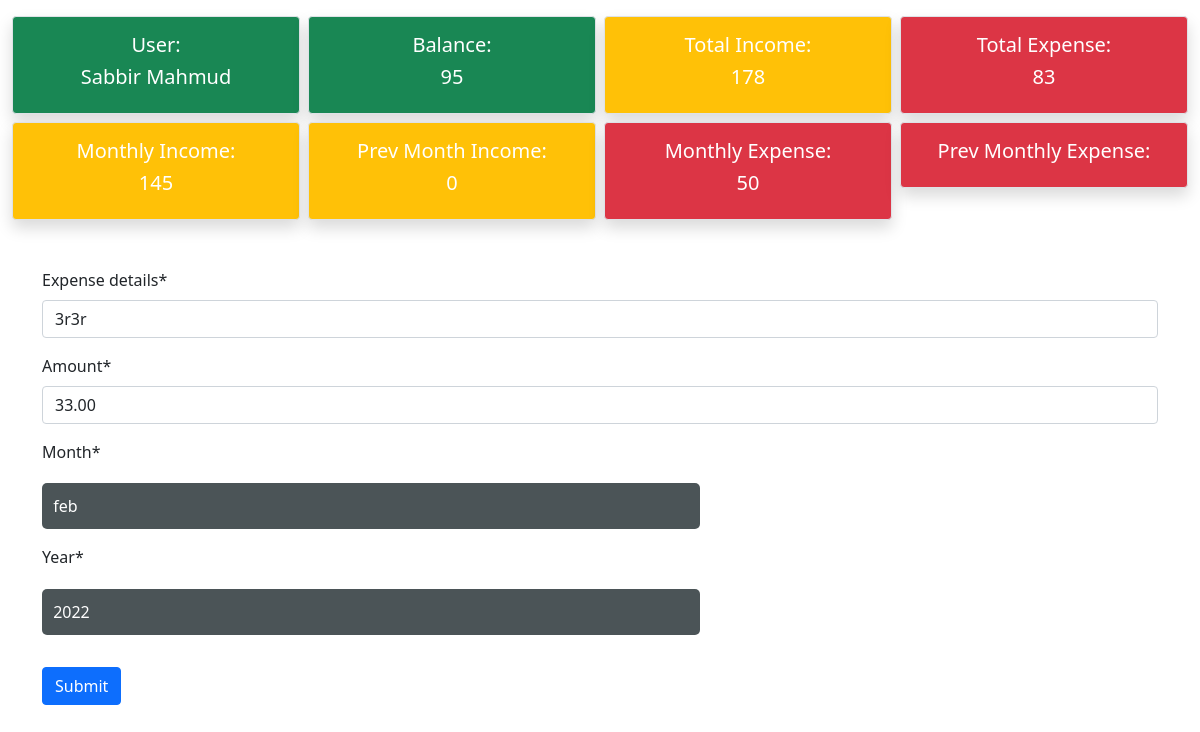
Page /expenses/edit/3 (signed in) on the committed database.
### history/models.py (models this page shows, shortened)
class Expense(models.Model):
    user = models.ForeignKey(User, on_delete=models.CASCADE)
    expense_details = models.CharField(max_length=100)
    amount = models.DecimalField(max_digits=50, decimal_places=2)
    date = models.DateTimeField(auto_now_add=True)
    month = models.ForeignKey(Month, on_delete=models.CASCADE)
    year = models.ForeignKey(Year, on_delete=models.CASCADE)

class Month(models.Model):
    month = models.CharField(max_length=10)
    active = models.BooleanField(default=False)
    def __str__(self):
        return self.month

class Year(models.Model):
    year = models.CharField(max_length=10)
    active = models.BooleanField(default=False)
    def __str__(self):
        return self.year

### history/views.py (the view)
# urls.py: path('expenses/edit/<str:pk>', views.edit_expense, name='edit_expense'),
@login_required(login_url='login')
def edit_expense(request, pk):
    user = request.user
    total_earn = 0
    if Income.objects.filter(user=user):
        total_earn = Income.objects.filter(
            user=user).aggregate(Sum('amount'))['amount__sum']
    monthly_earn = 0
    if Income.objects.filter(Q(month__active=True) & Q(
            year__active=True)):
        monthly_earn = Income.objects.filter(Q(user=user) & Q(month__active=True) & Q(
            year__active=True)).aggregate(Sum('amount'))['amount__sum']
    total_expense = 0
    if Expense.objects.filter(user=user):
        total_expense = Expense.objects.filter(
            user=user).aggregate(Sum('amount'))['amount__sum']
    monthly_expense = 0
    if Expense.objects.filter(Q(user=user) & Q(month__active=True) & Q(
            year__active=True)):
        monthly_expense = Expense.objects.filter(Q(user=user) & Q(month__active=True) & Q(
            year__active=True)).aggregate(Sum('amount'))['amount__sum']
    balance = total_earn - total_expense
    expense = Expense.objects.get(pk=pk)
    if request.method == 'POST':
        expense_form = ExpenseForm(request.POST, instance=expense)
        if expense_form.is_valid():
            expense_form.save()
            return redirect('expenses')
    else:
        expense_form = ExpenseForm(instance=expense)
    context = {
        'form': expense_form,
        'total_earn': total_earn,
        'monthly_earn': monthly_earn,
        'total_expense': total_expense,
        'monthly_expense': monthly_expense,
        'balance': balance,
    }
    return render(request, 'history/edit_invoice.html', context)

### history/forms.py
class ExpenseForm(ModelForm):
    class Meta:
        model = Expense
        fields = ['user', 'expense_details', 'amount', 'month', 'year']

### history/templates/history/edit_invoice.html (shortened to what this page needs)
{% extends 'history/dashboard.html' %}
{% load crispy_forms_tags %}
{% block content %}
<section class="container mt-5">
    <form class="forms" action="" method="post">
        {{form|crispy}}
        <input class="btn btn-primary my-3" type="submit" value="Submit">
    </form>
</section>
{% endblock %}

### history/templates/history/dashboard.html (shortened to what this page needs)
{% load crispy_forms_tags %}
<!DOCTYPE html>
<html lang="en">
<head>
    <link href="https://cdn.jsdelivr.net/npm/bootstrap@5.0.2/dist/css/bootstrap.min.css" rel="stylesheet"
>
</head>
<body>
    <header class="header-area">
        <div class="container-fluid">
            <div class="row row-cols-lg-4 row-cols-sm-1 row-cols-1 g-2 mt-2">
                <div class="col">
                    <div class="p-3 border bg-success rounded shadow">
                        <a class="text-decoration-none" href="{% url 'task_list' %}">
                            <h5 class="text-white text-center">User: </h5>
                        </a>
                        <h5 class="text-white text-center">{{request.user.first_name}} {{request.user.last_name}}</h5>
                    </div>
                </div>
                <div class="col">
                    <div class="p-3 border bg-success rounded shadow">
                        <a class="text-decoration-none" href="{% url 'dashboard' %}">
                            <h5 class="text-white text-center">Balance: </h5>
                        </a>
                        <h5 class="text-white text-center">{{balance}}</h5>
                    </div>
                </div>
                <div class="col">
                    <div class="p-3 border bg-warning rounded shadow">
                        <a class="text-decoration-none" href="{% url 'incomes' %}">
                            <h5 class="text-white text-center">Total Income: </h5>
                        </a>
                        <h5 class="text-white text-center">{{total_earn}}</h5>
                    </div>
                </div>
                <div class="col">
                    <div class="p-3 border bg-danger rounded shadow">
                        <a class="text-decoration-none" href="{% url 'expenses' %}">
                            <h5 class="text-white text-center">Total Expense: </h5>
                        </a>
                        <h5 class="text-white text-center">{{total_expense}}</h5>
                    </div>
                </div>
                <div class="col">
                    <div class="p-3 border bg-warning rounded shadow">
                            <h5 class="text-white text-center">Monthly Income: </h5>
                        <h5 class="text-white text-center">{% if monthly_earn %}{{monthly_earn}}{% else %}0{% endif %}
                        </h5>
                    </div>
                </div>
                <div class="col">
                    <div class="p-3 border bg-warning rounded shadow">
                            <h5 class="text-white text-center">Prev Month Income: </h5>
                        <h5 class="text-white text-center">{% if prev_monthly_income %}{{prev_monthly_income}}{% else %}0{% endif %}
                        </h5>
                    </div>
                </div>
                <div class="col">
                    <div class="p-3 border bg-danger rounded shadow">
                            <h5 class="text-white text-center">Monthly Expense: </h5>
                        <h5 class="text-white text-center">{{monthly_expense}}</h5>
                    </div>
                </div>
                <div class="col">
                    <div class="p-3 border bg-danger rounded shadow">
                            <h5 class="text-white text-center">Prev Monthly Expense: </h5>
                    </div>
                </div>
            </div>
        </div>
    </header>
    {% block content %}{% endblock content %}
</body>
</html>

### history/templates/history/edit_invoice.html (style rules this page uses)
.select { padding: 1%; display: block; width: 59%; border-radius: 5px; border: none; margin: 1% 0; background: #424b4ef2; color: white; }

### rows in the picture
Expense: expense_details "3r3r", amount "33.00"
Month: month "feb"
Year: year "2022"

### other values in the picture
{{ request.user.first_name }} "Sabbir"
{{ request.user.last_name }} "Mahmud"
{{ balance }} "95"
{{ total_earn }} "178"
{{ total_expense }} "83"
{{ monthly_earn }} "145"
{{ monthly_expense }} "50"
